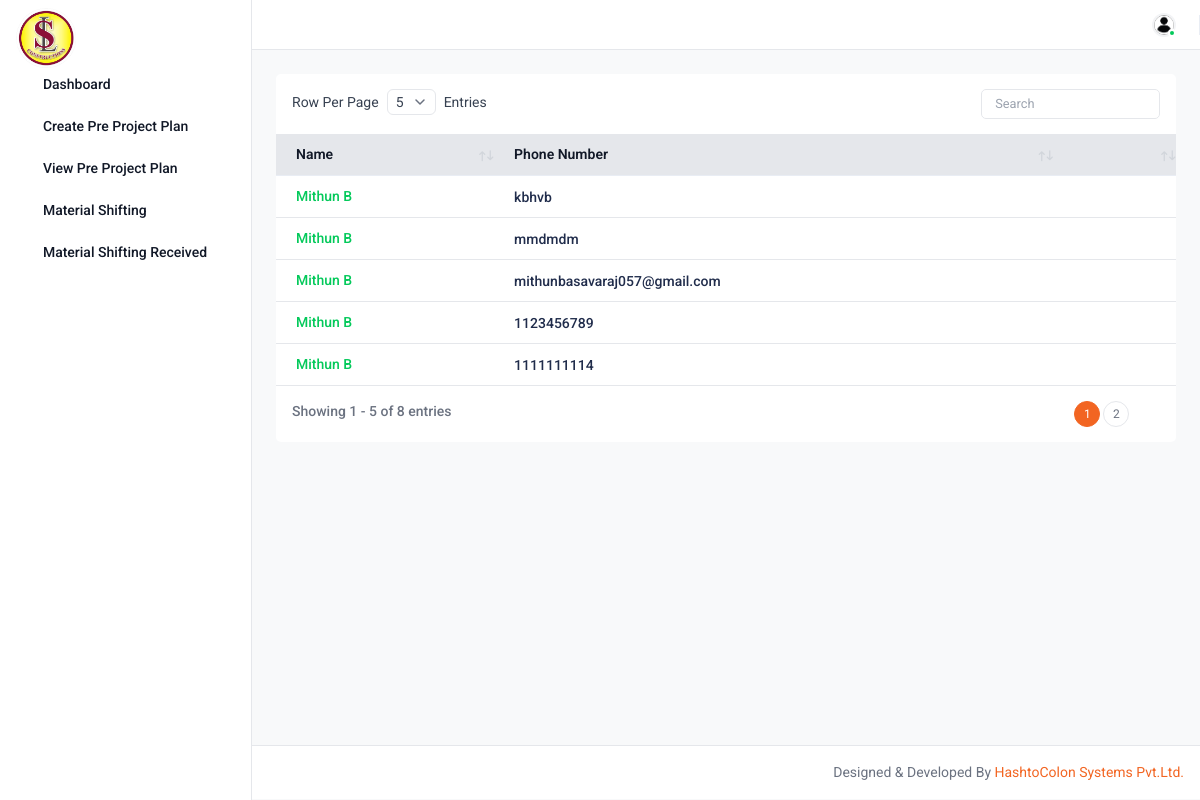
The app's page /worker_list/ (signed in) with its own data.
### base/models.py (models this page shows, shortened)
class User(AbstractUser):
   designation = models.CharField(max_length = 20, choices = designation_choice, null=True, blank=True)

### base/views.py (the view)
# urls.py: path("worker_list/",views.worker_list, name="worker_list"),
@login_required
def worker_list(request):
   post=User.objects.all().order_by('-id')
   return render(request, "workers-list.html",{"post":post,})

### templates/workers-list.html
{% extends "base.html" %}
{% load static %}
{% load widget_tweaks %}
{% block content %}
<div class="content">
      <div class="row">
    <div class="col-sm-12">
        <div class="card-body p-0">
          <div class="custom-datatable-filter table-responsive">
            <table class="table datatable">
              <thead class="thead-light">
                <tr>
                  <th>Name </th>
                  <th>Phone Number </th>
                  <th></th>
                </tr>
              </thead>
              <tbody>
                {% for posts in post %}
                <tr>
                  <td><a href="{% url 'base:admin_profile' posts.pk %}"  class="fw-medium text-success">{{posts.first_name}} {{posts.last_name}}</a></td>
                  <td><h6 class="fw-medium">{{posts.username}}</h6></td>
                  <td>
                            <a href="{% url 'base:worker_attendance_list' posts.pk %}"
                            ><i class="ti ti-eye text-danger fs-18"></i
                              ></a>
                  </td>
                 </tr>
                {% endfor %}
              </tbody>
            </table>
          </div>
        </div>
      </div>
    </div>
  </div>
</div >
{% endblock content %}

### records on screen
User: first_name "Mithun", last_name "B", username "kbhvb"
User: first_name "Mithun", last_name "B", username "mmdmdm"
User: first_name "Mithun", last_name "B", username "mithunbasavaraj057@gmail.com"
User: first_name "Mithun", last_name "B", username "1123456789"
User: first_name "Mithun", last_name "B", username "1111111114"
